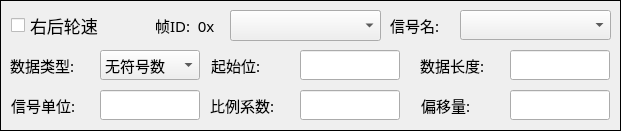
  <widget class="QFrame" name="frame_11">
   <property name="geometry">
    <rect>
     <x>630</x>
     <y>400</y>
     <width>621</width>
     <height>131</height>
    </rect>
   </property>
   <property name="frameShape">
    <enum>QFrame::Box</enum>
   </property>
   <property name="frameShadow">
    <enum>QFrame::Plain</enum>
   </property>
   <widget class="QComboBox" name="ComboBox_RRWheelSpd_SignalName">
    <property name="geometry">
     <rect>
      <x>460</x>
      <y>10</y>
      <width>151</width>
      <height>30</height>
     </rect>
    </property>
    <property name="font">
     <font>
      <pointsize>9</pointsize>
     </font>
    </property>
    <property name="currentIndex">
     <number>-1</number>
    </property>
   </widget>
   <widget class="QLineEdit" name="LineEdit_RRWheelSpd_Length">
    <property name="geometry">
     <rect>
      <x>510</x>
      <y>50</y>
      <width>100</width>
      <height>30</height>
     </rect>
    </property>
    <property name="font">
     <font>
      <pointsize>11</pointsize>
     </font>
    </property>
    <property name="alignment">
     <set>Qt::AlignRight|Qt::AlignTrailing|Qt::AlignVCenter</set>
    </property>
   </widget>
   <widget class="QLabel" name="label_65">
    <property name="geometry">
     <rect>
      <x>421</x>
      <y>90</y>
      <width>90</width>
      <height>30</height>
     </rect>
    </property>
    <property name="font">
     <font>
      <family>微软雅黑</family>
      <pointsize>11</pointsize>
     </font>
    </property>
    <property name="text">
     <string>偏移量:</string>
    </property>
   </widget>
   <widget class="QLabel" name="label_66">
    <property name="geometry">
     <rect>
      <x>211</x>
      <y>50</y>
      <width>90</width>
      <height>30</height>
     </rect>
    </property>
    <property name="font">
     <font>
      <family>微软雅黑</family>
      <pointsize>11</pointsize>
     </font>
    </property>
    <property name="text">
     <string>起始位:</string>
    </property>
   </widget>
   <widget class="QLineEdit" name="LineEdit_RRWheelSpd_Start">
    <property name="geometry">
     <rect>
      <x>300</x>
      <y>50</y>
      <width>100</width>
      <height>30</height>
     </rect>
    </property>
    <property name="font">
     <font>
      <pointsize>11</pointsize>
     </font>
    </property>
    <property name="alignment">
     <set>Qt::AlignRight|Qt::AlignTrailing|Qt::AlignVCenter</set>
    </property>
   </widget>
   <widget class="QLabel" name="label_67">
    <property name="geometry">
     <rect>
      <x>420</x>
      <y>50</y>
      <width>90</width>
      <height>30</height>
     </rect>
    </property>
    <property name="font">
     <font>
      <family>微软雅黑</family>
      <pointsize>11</pointsize>
     </font>
    </property>
    <property name="text">
     <string>数据长度:</string>
    </property>
   </widget>
   <widget class="QComboBox" name="ComboBox_RRWheelSpd_UorI">
    <property name="geometry">
     <rect>
      <x>100</x>
      <y>50</y>
      <width>100</width>
      <height>30</height>
     </rect>
    </property>
    <property name="font">
     <font>
      <pointsize>11</pointsize>
     </font>
    </property>
    <item>
     <property name="text">
      <string>无符号数</string>
     </property>
    </item>
    <item>
     <property name="text">
      <string>有符号数</string>
     </property>
    </item>
   </widget>
   <widget class="QLineEdit" name="LineEdit_RRWheelSpd_Offset">
    <property name="geometry">
     <rect>
      <x>510</x>
      <y>90</y>
      <width>100</width>
      <height>30</height>
     </rect>
    </property>
    <property name="font">
     <font>
      <pointsize>11</pointsize>
     </font>
    </property>
    <property name="text">
     <string/>
    </property>
    <property name="alignment">
     <set>Qt::AlignRight|Qt::AlignTrailing|Qt::AlignVCenter</set>
    </property>
   </widget>
   <widget class="QLineEdit" name="LineEdit_RRWheelSpd_ID">
    <property name="geometry">
     <rect>
      <x>230</x>
      <y>10</y>
      <width>151</width>
      <height>30</height>
     </rect>
    </property>
    <property name="font">
     <font>
      <pointsize>11</pointsize>
     </font>
    </property>
    <property name="text">
     <string/>
    </property>
    <property name="alignment">
     <set>Qt::AlignRight|Qt::AlignTrailing|Qt::AlignVCenter</set>
    </property>
   </widget>
   <widget class="QCheckBox" name="CheckBox_RRWheelSpd_En">
    <property name="geometry">
     <rect>
      <x>11</x>
      <y>10</y>
      <width>231</width>
      <height>31</height>
     </rect>
    </property>
    <property name="font">
     <font>
      <pointsize>13</pointsize>
     </font>
    </property>
    <property name="text">
     <string>右后轮速</string>
    </property>
   </widget>
   <widget class="QLabel" name="label_69">
    <property name="geometry">
     <rect>
      <x>10</x>
      <y>50</y>
      <width>90</width>
      <height>30</height>
     </rect>
    </property>
    <property name="font">
     <font>
      <family>微软雅黑</family>
      <pointsize>11</pointsize>
     </font>
    </property>
    <property name="text">
     <string>数据类型:</string>
    </property>
   </widget>
   <widget class="QLabel" name="Label_RRWheelSpd">
    <property name="geometry">
     <rect>
      <x>390</x>
      <y>10</y>
      <width>90</width>
      <height>30</height>
     </rect>
    </property>
    <property name="font">
     <font>
      <family>微软雅黑</family>
      <pointsize>11</pointsize>
     </font>
    </property>
    <property name="text">
     <string>信号名:</string>
    </property>
   </widget>
   <widget class="QLabel" name="label_71">
    <property name="geometry">
     <rect>
      <x>155</x>
      <y>10</y>
      <width>81</width>
      <height>30</height>
     </rect>
    </property>
    <property name="font">
     <font>
      <family>微软雅黑</family>
      <pointsize>11</pointsize>
     </font>
    </property>
    <property name="text">
     <string>帧ID:  0x</string>
    </property>
   </widget>
   <widget class="QLineEdit" name="LineEdit_RRWheelSpd_Factor">
    <property name="geometry">
     <rect>
      <x>300</x>
      <y>90</y>
      <width>100</width>
      <height>30</height>
     </rect>
    </property>
    <property name="font">
     <font>
      <pointsize>11</pointsize>
     </font>
    </property>
    <property name="alignment">
     <set>Qt::AlignRight|Qt::AlignTrailing|Qt::AlignVCenter</set>
    </property>
   </widget>
   <widget class="QLabel" name="label_68">
    <property name="geometry">
     <rect>
      <x>210</x>
      <y>90</y>
      <width>90</width>
      <height>30</height>
     </rect>
    </property>
    <property name="font">
     <font>
      <family>微软雅黑</family>
      <pointsize>11</pointsize>
     </font>
    </property>
    <property name="text">
     <string>比例系数:</string>
    </property>
   </widget>
   <widget class="QComboBox" name="ComboBox_RRWheelSpd_ID">
    <property name="geometry">
     <rect>
      <x>230</x>
      <y>10</y>
      <width>151</width>
      <height>31</height>
     </rect>
    </property>
   </widget>
   <widget class="QLabel" name="label_39">
    <property name="geometry">
     <rect>
      <x>11</x>
      <y>90</y>
      <width>90</width>
      <height>30</height>
     </rect>
    </property>
    <property name="font">
     <font>
      <family>微软雅黑</family>
      <pointsize>11</pointsize>
     </font>
    </property>
    <property name="text">
     <string>信号单位:</string>
    </property>
   </widget>
   <widget class="QLineEdit" name="LineEdit_RRWheelSpd_Unit">
    <property name="geometry">
     <rect>
      <x>100</x>
      <y>90</y>
      <width>100</width>
      <height>30</height>
     </rect>
    </property>
    <property name="font">
     <font>
      <pointsize>11</pointsize>
     </font>
    </property>
    <property name="alignment">
     <set>Qt::AlignRight|Qt::AlignTrailing|Qt::AlignVCenter</set>
    </property>
   </widget>
  </widget>
